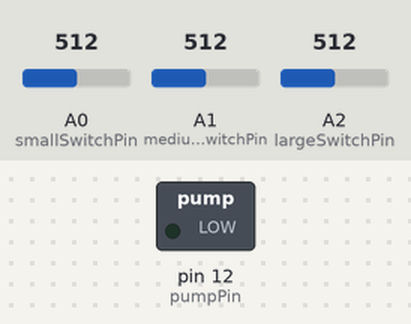
The sketch below on a simulated Arduino Uno, built with avr-gcc and run on an emulated ATmega328P. Parts: switched loads named in the sketch (green lamp = pin HIGH). The test bench sets the inputs (shaded band); at power-on: A0 (smallSwitchPin) = 512, A1 (mediumSwitchPin) = 512, A2 (largeSwitchPin) = 512.

Above: at 1.2 s.
1.3 s: A0 (smallSwitchPin) set to 1007
2.8 s: A0 (smallSwitchPin) set to 1023
At 4.3 s:
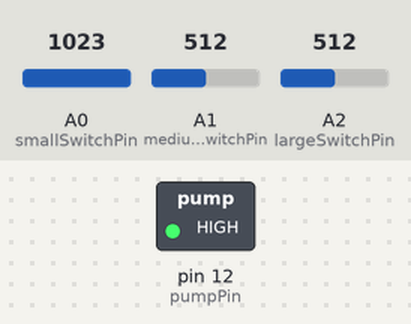
4.6 s: A0 (smallSwitchPin) set to 900
At 6.7 s:
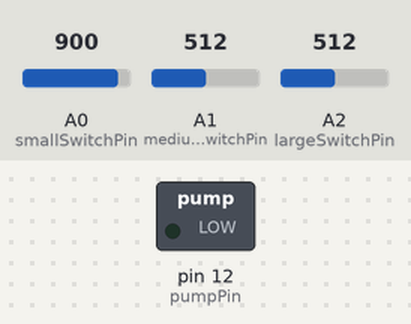
7.6 s: A1 (mediumSwitchPin) set to 1009
9.2 s: A1 (mediumSwitchPin) set to 1023
At 10.4 s:
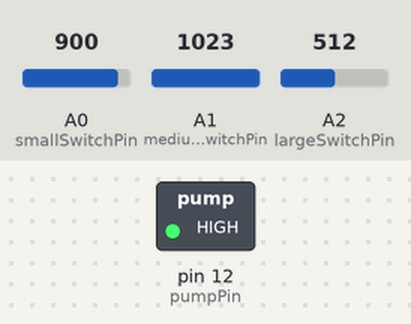
Timing chart, 0 to 12.1 s (numbered marks = the images above; inputs shaded):
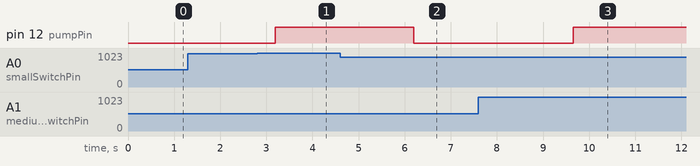

The sketch:

Push_once_to_Dispense_3_sizes.ino
```cpp
#define smallSwitchPin A0
#define mediumSwitchPin A1
#define largeSwitchPin A2
//one terminal of switch on Vcc. other on pin A0/A1/A2

#define pumpPin 12
//one terminal of Pump is grounded. Other on pin 12

int smallSwitchInput;
int mediumSwitchInput;
int largeSwitchInput;

bool smallSwitchState = false;
bool mediumSwitchState = false;
bool largeSwitchState = false;

void setup() {
  // put your setup code here, to run once:
  pinMode(smallSwitchPin, INPUT);
  pinMode(mediumSwitchPin, INPUT);
  pinMode(largeSwitchPin, INPUT);

  pinMode(pumpPin, OUTPUT);
}

void loop() {
  // put your main code here, to run repeatedly:
  smallSwitchState = true;
  mediumSwitchState = true;
  largeSwitchState = true;

  for (int i = 0; i < 50; i++) {

    smallSwitchInput = analogRead(smallSwitchPin);
    mediumSwitchInput = analogRead(mediumSwitchPin);
    largeSwitchInput = analogRead(largeSwitchPin);

    if (smallSwitchInput != 1023) {

      smallSwitchState = false;
    }

    if (mediumSwitchInput != 1023) {

      mediumSwitchState = false;
    }
    if (largeSwitchInput != 1023) {

      largeSwitchState = false;
    }
    delay(5);
  }

  if (smallSwitchState == true) {

    digitalWrite(pumpPin, HIGH);
    delay(3000);
    digitalWrite(pumpPin, LOW);

  }

  else if (mediumSwitchState == true) {

    digitalWrite(pumpPin, HIGH);
    delay(5000);
    digitalWrite(pumpPin, LOW);

  }

  else if (largeSwitchState == true) {

    digitalWrite(pumpPin, HIGH);
    delay(7000);
    digitalWrite(pumpPin, LOW);

  }

  else {

    digitalWrite(pumpPin, LOW);
  }
}
```

Measured:
- the behaviour switches between 1022 and 1023 on A0 (smallSwitchPin) (found by bisection; images 0 and 1)
- the behaviour switches between 1022 and 1023 on A1 (mediumSwitchPin) (found by bisection; images 2 and 3)
- after the input at 1.3 s, every drawn part: stays the same
- after the input at 2.8 s, pin 12 (pumpPin): LOW → HIGH after 0.40 s
- after the input at 4.6 s, pin 12 (pumpPin): goes on until 6.2 s, then stays LOW
- after the input at 7.6 s, every drawn part: stays the same
- after the input at 9.2 s, pin 12 (pumpPin): LOW → HIGH after 0.46 s
